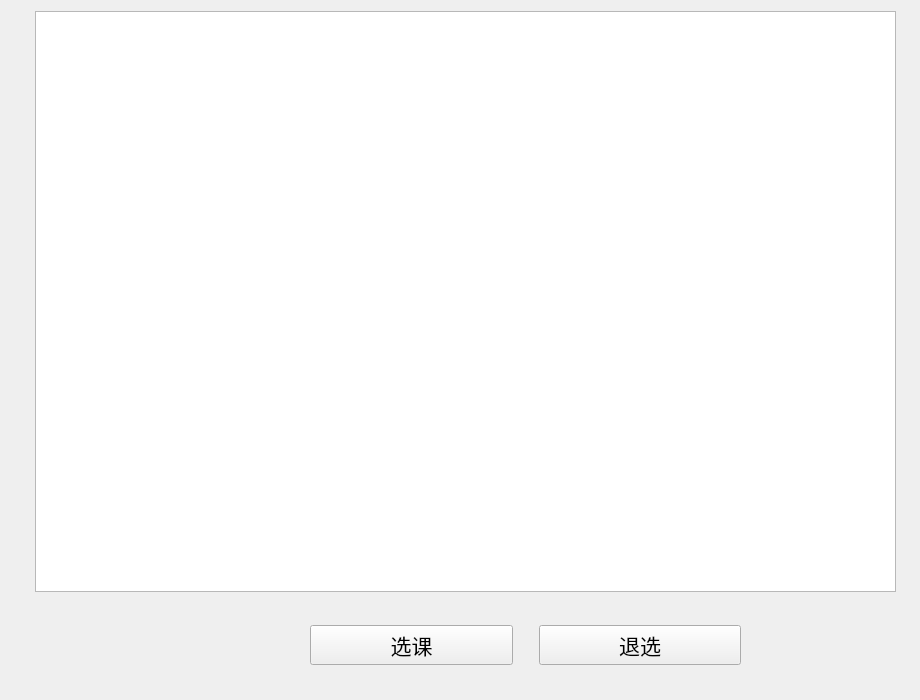
<?xml version="1.0" encoding="UTF-8"?>
<ui version="4.0">
 <class>optionalLesson</class>
 <widget class="QWidget" name="optionalLesson">
  <property name="geometry">
   <rect>
    <x>0</x>
    <y>0</y>
    <width>920</width>
    <height>700</height>
   </rect>
  </property>
  <property name="windowTitle">
   <string>Form</string>
  </property>
  <widget class="QTableWidget" name="tableWidget">
   <property name="geometry">
    <rect>
     <x>35</x>
     <y>11</y>
     <width>861</width>
     <height>581</height>
    </rect>
   </property>
  </widget>
  <widget class="QWidget" name="horizontalLayoutWidget">
   <property name="geometry">
    <rect>
     <x>310</x>
     <y>600</y>
     <width>431</width>
     <height>91</height>
    </rect>
   </property>
   <layout class="QHBoxLayout" name="horizontalLayout_2">
    <item>
     <widget class="QPushButton" name="pushButton_3">
      <property name="font">
       <font>
        <family>Agency FB</family>
        <pointsize>16</pointsize>
       </font>
      </property>
      <property name="text">
       <string>选课</string>
      </property>
     </widget>
    </item>
    <item>
     <spacer name="verticalSpacer_2">
      <property name="orientation">
       <enum>Qt::Vertical</enum>
      </property>
      <property name="sizeHint" stdset="0">
       <size>
        <width>20</width>
        <height>40</height>
       </size>
      </property>
     </spacer>
    </item>
    <item>
     <widget class="QPushButton" name="pushButton_4">
      <property name="font">
       <font>
        <family>Agency FB</family>
        <pointsize>16</pointsize>
       </font>
      </property>
      <property name="text">
       <string>退选</string>
      </property>
     </widget>
    </item>
   </layout>
  </widget>
 </widget>
 <resources/>
 <connections/>
</ui>
